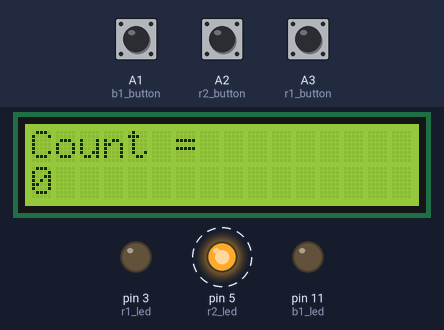
Simulated run of this sketch. Board: Arduino Uno, built with avr-gcc and run on an emulated ATmega328P. Parts: 16×2 character LCD, output pins drawn as LEDs (lit = HIGH). Dashed ring = blinking. The test bench sets the inputs (shaded band); at power-on: A2 (r2_button) LOW, A3 (r1_button) LOW, A1 (b1_button) LOW. Random numbers use the default seed unless the sketch sets one.

Above: at 1.2 s.
1.3 s: A2 (r2_button) pulled HIGH for 0.35 s
At 4.15 s:
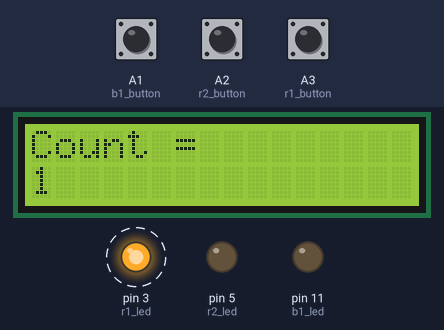
4.6 s: A3 (r1_button) pulled HIGH for 0.35 s
At 7.1 s:
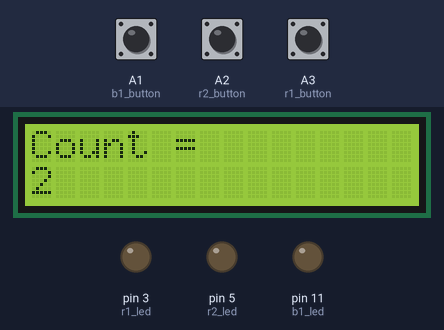
7.9 s: A2 (r2_button) pulled HIGH for 1 s
At 10.88 s:
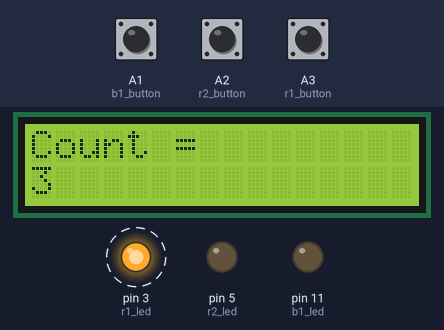
11.8 s: A3 (r1_button) pulled HIGH for 1 s
At 14.69 s:
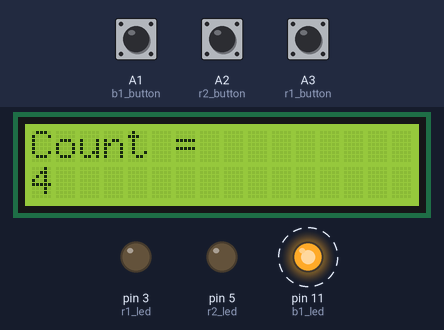
Timing chart, 0 to 16.8 s (numbered marks = the images above; inputs shaded):
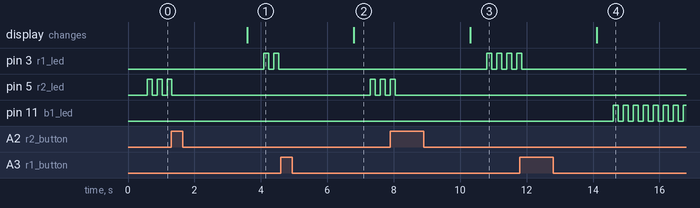

Measured:
- after the input at 1.3 s, pin 3 (r1_led): alternates HIGH for 0.15 s and LOW for 0.15 s, starting after 2.8 s; the display: changes after 2.3 s (image 1)
- after the input at 4.6 s, pin 5 (r2_led): alternates HIGH for 0.15 s and LOW for 0.15 s, starting after 2.7 s; the display: changes after 2.2 s (image 2)
- after the input at 7.9 s, pin 3 (r1_led): alternates HIGH for 0.15 s and LOW for 0.15 s, starting after 2.9 s; the display: changes after 2.4 s (image 3)
- after the input at 11.8 s, pin 11 (b1_led): alternates HIGH for 0.15 s and LOW for 0.15 s, starting after 2.8 s; the display: changes after 2.3 s (image 4)

The sketch:

prj1.ino
```cpp
#include <LiquidCrystal_I2C.h>
#include <Wire.h>
LiquidCrystal_I2C lcd(0x27, 16, 2);

  int b1_led = 11;
  int r1_led = 3;
  int r2_led = 5;
  int b1_button = A1;
  int r1_button = A3;
  int r2_button = A2;

void setup() {
  randomSeed(analogRead(0));
  lcd.init();
  lcd.backlight();

  pinMode(b1_led, OUTPUT);
  pinMode(r1_led, OUTPUT);
  pinMode(r2_led, OUTPUT);
  pinMode(b1_button, INPUT);
  pinMode(r1_button, INPUT);
  pinMode(r2_button, INPUT);


}


int r1() {
  while(1) {
    digitalWrite(r1_led, HIGH);
    delay(150);
    digitalWrite(r1_led, LOW);
    delay(150);
    if(digitalRead(r1_button) == 1) {
      return 1;
    }
  }
}

int b1() {
  while(1) {
      digitalWrite(b1_led, HIGH);
      delay(150);
      digitalWrite(b1_led, LOW);
      delay(150);
      if(digitalRead(b1_button) == 1) {
        return 1;
      }
    }
}

int r2()
{
  while(1) {
      digitalWrite(r2_led, HIGH);
      delay(150);
      digitalWrite(r2_led, LOW);
      delay(150);
      if(digitalRead(r2_button) == 1) {
        return 1;
      }
    }
}

void loop() {
  static int count = 0;
  lcd.setCursor(0,0);
  lcd.print("Count = ");
  lcd.setCursor(0,1);
  lcd.print(count);
  int num = random(1, 4);
  delay(500);

  if(num== 1) {
    b1();
  }

  if(num== 2) {
    r1();
  }

  if(num== 3) {
    r2();
  }
  delay(100);
  count++;
  delay(2000);
}
```
